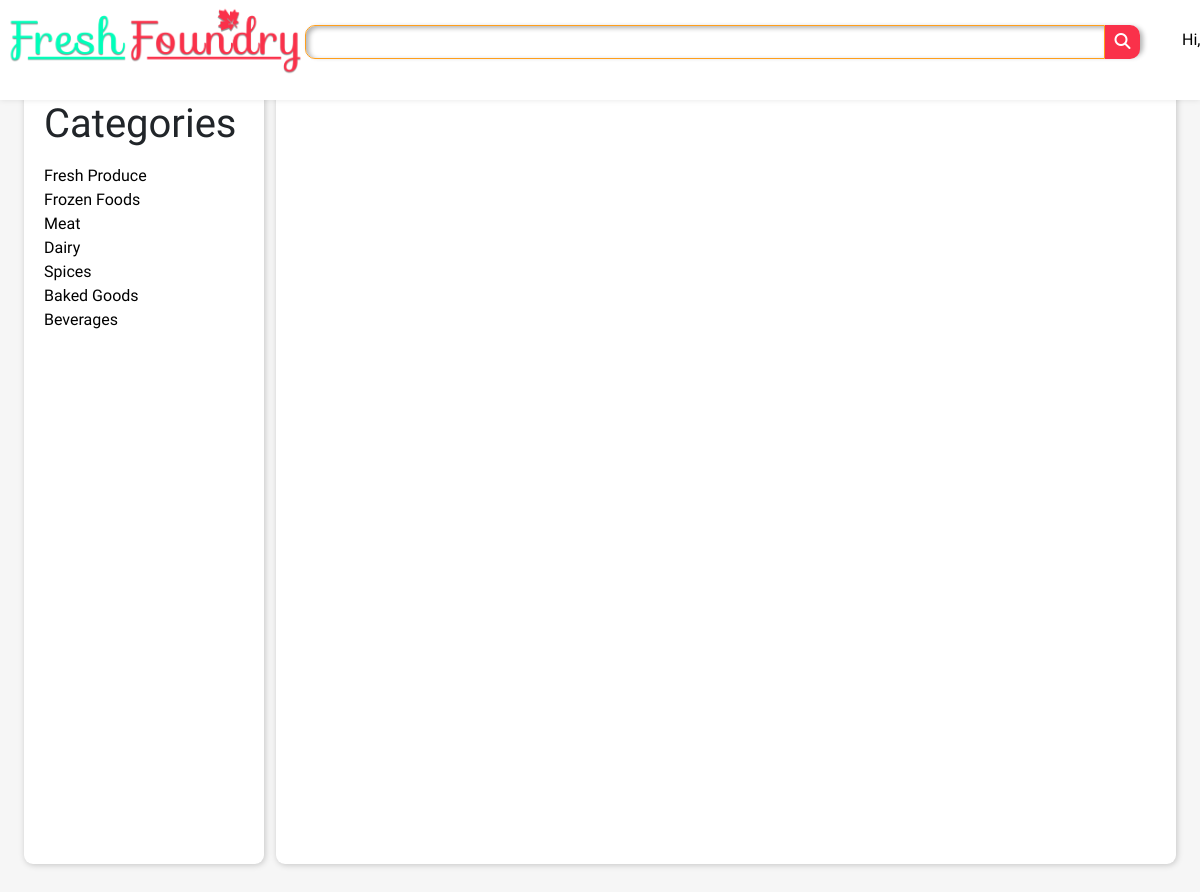
Before: /users/dairy.php with the older database file.
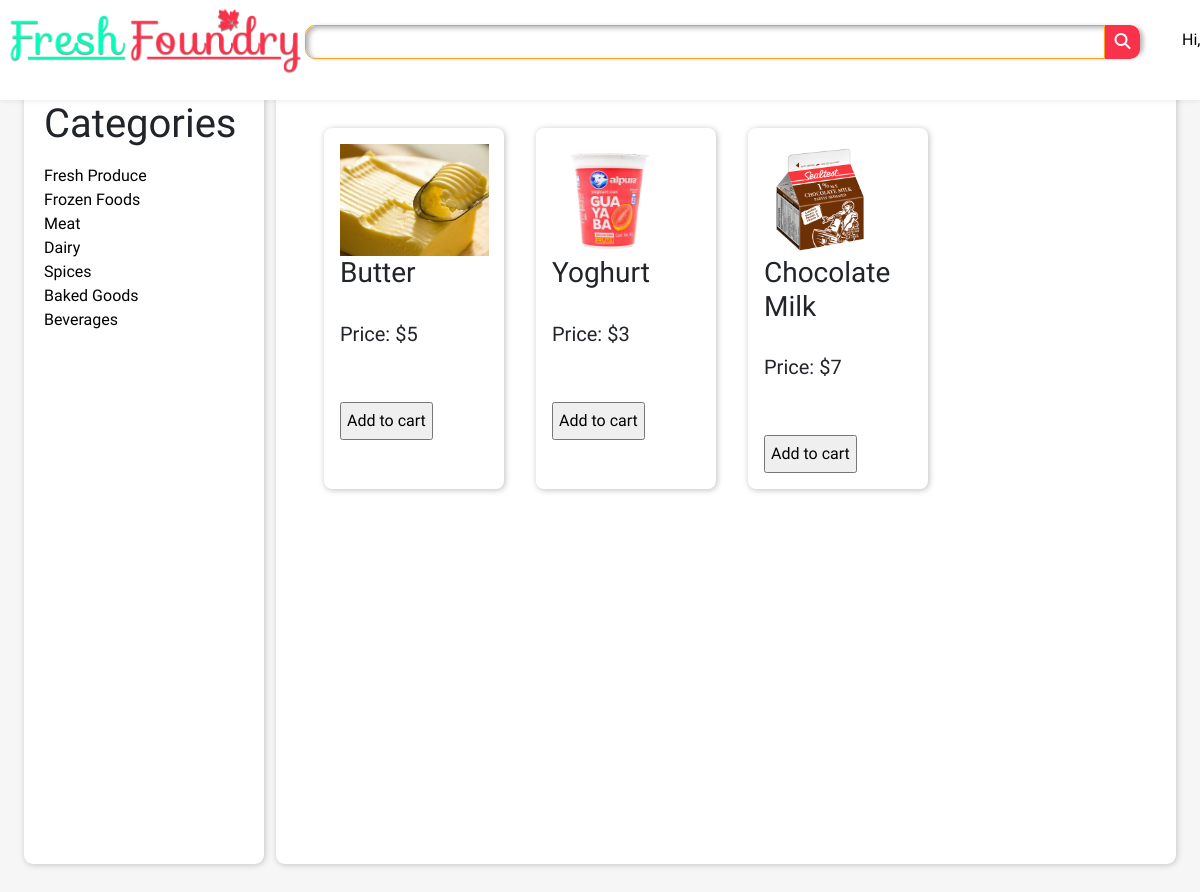
After: the same page with the newer database file.
### tables this page shows
CREATE TABLE `dairy` (
  `sr_no` int(11) NOT NULL,
  `goods` varchar(255) NOT NULL,
  `goods_id` varchar(255) NOT NULL,
  `prod_id` varchar(255) NOT NULL,
  `price` int(11) NOT NULL,
  `image` varchar(255) NOT NULL
);

### users/dairy.php (the view, shortened to what this page needs)
<!DOCTYPE html>
<html lang="en">
<head>
    <link rel="stylesheet" href="https://cdn.jsdelivr.net/npm/bootstrap@5.1.3/dist/css/bootstrap.min.css">
    <link rel="stylesheet" href="../style/admin_style.css">
    <link rel="stylesheet" href="../style/style.css">
</head>
<body>
    <header>
        <div class="logo">
            <a href="../indexloggedin.php"><img src="../Assets/Images/FreshLogo0.3.png" alt=""></a>
        </div>
        <div class="shadow-box">
            <div class="searchbar">
                <input type="text">
                <a href="#"><button><i class="fas fa-search"></i></button></a>
            </div>
        </div>
        <div class="nav">
            <nav class="navbar">
                <ul>
                    <li><a href="#">Hi, <?php echo ucfirst($_COOKIE['user_cookie']);?></a></li>
                </ul>
            </nav>
        </div>
    </header>
    <main>
        <div class="dashboard">
            <h1 class="dashhead">
            <a>Categories</a>
            </h1>
                <div class="accordion-body" style="text-decoration:none;">
                    <a  href="./fresh.php">Fresh Produce</a><br/>
                    <a href="./frozen.php">Frozen Foods</a><br/>
                    <a href="./meat.php">Meat</a><br/>
                    <a href="./dairy.php">Dairy</a><br/>
                    <a href="./spices.php">Spices</a><br/>
                    <a href="./baked.php">Baked Goods</a><br/>
                    <a href="./beverages.php">Beverages </a><br/>
                </div>
        </div>
        <div class="adminops">
            <div class="productpageitems">
<?php
$dsn = 'mysql:host=localhost;dbname=freshfoundry';
$username = 'root';
$password = '';
try {
    $db = new PDO($dsn,$username,$password);
} catch (PDOException $e) {
    $error_message = $e->getMessage();
    echo $error_message;
    exit();
}
$stmt = $db->prepare("SELECT * FROM dairy");
$stmt->execute();
$data = $stmt->fetchAll(PDO::FETCH_ASSOC);
foreach ($data as $row) {
    echo '<div class="cards_item">'.'<img src="../uploads/'. $row['image'].'"> <h3>'.$row['goods']."</h3><br /><h5>Price: $". $row['price']."</h5><br />".'<br />'.'<form action="insert2cart.php" method="post"><input name="good_name" value=" '.$row['goods'].'"style="display:none" >'.'<input name="good_price"  value="'.$row['price'].'" style="display:none">'.'<input name="good_image"  value="'.$row['image'].'" style="display:none">'.'<input class="padding-5" name="submit" type="submit" value="Add to cart"></form></div>';
}
?>
</div>
</div>
</body>
</html>

Changed rows visible on the page:
added dairy: image (picture), goods "Butter", price "5"
added dairy: image (picture), goods "Yoghurt", price "3"
added dairy: image (picture), goods "Chocolate Milk", price "7"
